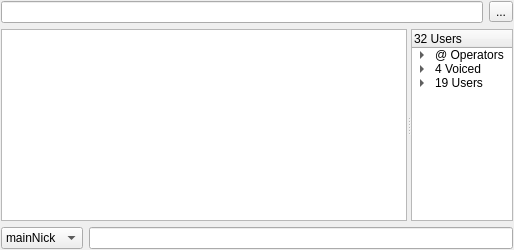
<ui version="4.0" >
 <class>ChannelWidget</class>
 <widget class="QWidget" name="ChannelWidget" >
  <property name="sizePolicy" >
   <sizepolicy>
    <hsizetype>3</hsizetype>
    <vsizetype>3</vsizetype>
    <horstretch>0</horstretch>
    <verstretch>0</verstretch>
   </sizepolicy>
  </property>
  <property name="minimumSize" >
   <size>
    <width>200</width>
    <height>100</height>
   </size>
  </property>
  <property name="contextMenuPolicy" >
   <enum>Qt::DefaultContextMenu</enum>
  </property>
  <property name="windowTitle" >
   <string>YourNickname #quassel Network: The Topic</string>
  </property>
  <layout class="QVBoxLayout" >
   <property name="margin" >
    <number>1</number>
   </property>
   <property name="spacing" >
    <number>6</number>
   </property>
   <item>
    <layout class="QHBoxLayout" >
     <property name="margin" >
      <number>0</number>
     </property>
     <property name="spacing" >
      <number>6</number>
     </property>
     <item>
      <widget class="QLineEdit" name="topicEdit" />
     </item>
     <item>
      <widget class="QToolButton" name="chanSettingsButton" >
       <property name="windowModality" >
        <enum>Qt::NonModal</enum>
       </property>
       <property name="sizePolicy" >
        <sizepolicy>
         <hsizetype>0</hsizetype>
         <vsizetype>0</vsizetype>
         <horstretch>0</horstretch>
         <verstretch>0</verstretch>
        </sizepolicy>
       </property>
       <property name="layoutDirection" >
        <enum>Qt::LeftToRight</enum>
       </property>
       <property name="text" >
        <string>...</string>
       </property>
      </widget>
     </item>
    </layout>
   </item>
   <item>
    <widget class="QSplitter" name="splitter" >
     <property name="sizePolicy" >
      <sizepolicy>
       <hsizetype>7</hsizetype>
       <vsizetype>5</vsizetype>
       <horstretch>0</horstretch>
       <verstretch>0</verstretch>
      </sizepolicy>
     </property>
     <property name="lineWidth" >
      <number>1</number>
     </property>
     <property name="orientation" >
      <enum>Qt::Horizontal</enum>
     </property>
     <widget class="QTextBrowser" name="chatWidget" >
      <property name="sizePolicy" >
       <sizepolicy>
        <hsizetype>7</hsizetype>
        <vsizetype>5</vsizetype>
        <horstretch>4</horstretch>
        <verstretch>0</verstretch>
       </sizepolicy>
      </property>
     </widget>
     <widget class="QTreeWidget" name="nickTree" >
      <property name="sizePolicy" >
       <sizepolicy>
        <hsizetype>5</hsizetype>
        <vsizetype>5</vsizetype>
        <horstretch>1</horstretch>
        <verstretch>0</verstretch>
       </sizepolicy>
      </property>
      <property name="layoutDirection" >
       <enum>Qt::LeftToRight</enum>
      </property>
      <property name="dragEnabled" >
       <bool>true</bool>
      </property>
      <property name="textElideMode" >
       <enum>Qt::ElideRight</enum>
      </property>
      <property name="sortingEnabled" >
       <bool>false</bool>
      </property>
      <property name="animated" >
       <bool>true</bool>
      </property>
      <property name="columnCount" >
       <number>1</number>
      </property>
      <column>
       <property name="text" >
        <string>32 Users</string>
       </property>
      </column>
      <item>
       <property name="text" >
        <string>@ Operators</string>
       </property>
       <item>
        <property name="text" >
         <string>New Sub Item</string>
        </property>
       </item>
       <item>
        <property name="text" >
         <string>New Item</string>
        </property>
       </item>
       <item>
        <property name="text" >
         <string>New Item</string>
        </property>
       </item>
      </item>
      <item>
       <property name="text" >
        <string>4 Voiced</string>
       </property>
       <item>
        <property name="text" >
         <string>New Item</string>
        </property>
       </item>
       <item>
        <property name="text" >
         <string>New Item</string>
        </property>
       </item>
       <item>
        <property name="text" >
         <string>New Item</string>
        </property>
       </item>
      </item>
      <item>
       <property name="text" >
        <string>19 Users</string>
       </property>
       <item>
        <property name="text" >
         <string>New Sub Item</string>
        </property>
       </item>
       <item>
        <property name="text" >
         <string>New Item</string>
        </property>
       </item>
       <item>
        <property name="text" >
         <string>New Item</string>
        </property>
       </item>
       <item>
        <property name="text" >
         <string>New Item</string>
        </property>
       </item>
      </item>
     </widget>
    </widget>
   </item>
   <item>
    <layout class="QHBoxLayout" >
     <property name="margin" >
      <number>0</number>
     </property>
     <property name="spacing" >
      <number>6</number>
     </property>
     <item>
      <widget class="QComboBox" name="ownNick" >
       <item>
        <property name="text" >
         <string>mainNick</string>
        </property>
       </item>
       <item>
        <property name="text" >
         <string>altNick</string>
        </property>
       </item>
      </widget>
     </item>
     <item>
      <widget class="QLineEdit" name="inputEdit" />
     </item>
    </layout>
   </item>
  </layout>
 </widget>
 <tabstops>
  <tabstop>topicEdit</tabstop>
  <tabstop>chanSettingsButton</tabstop>
 </tabstops>
 <resources/>
 <connections/>
</ui>
